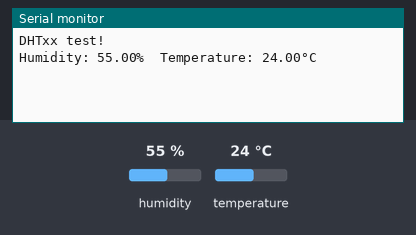
The sketch below on a simulated Arduino Uno, built with avr-gcc and run on an emulated ATmega328P. Parts: the last lines printed to the serial monitor. The inputs (shaded band) are chosen by the test bench; at power-on: humidity 55 %, temperature 24 °C.

Above: at 3.2 s.
3.3 s: humidity set to 22 %
At 4.4 s:
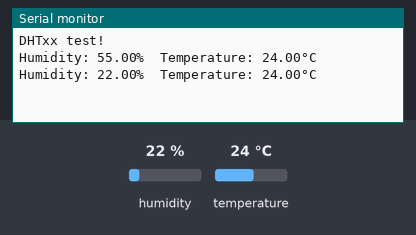
6.0 s: temperature set to 12 °C
At 6.8 s:
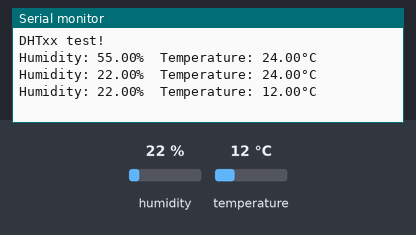
8.7 s: humidity set to 40 %
At 11.6 s:
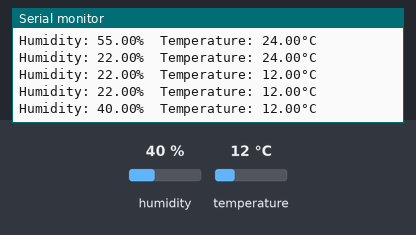
Timing chart, 0 to 13.1 s (numbered marks = the images above; inputs shaded):
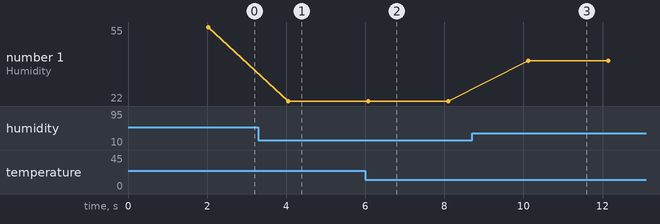

Measured:
- after the input at 3.3 s, the serial monitor: prints a new line after 0.75 s (image 1)
- after the input at 6.0 s, the serial monitor: prints a new line after 0.07 s (image 2)
- after the input at 8.7 s, the serial monitor: prints a new line after 1.4 s (image 3)
- plotted number 1: 55 → 22 after the input at 3.3 s, 22 → 40 after the input at 8.7 s

The sketch:

SensorDHT11_code.ino
```cpp
#include "DHT.h"
#define DHTPIN 8                       // Digital pin connected to the DHT sensor
#define DHTTYPE DHT11                  // DHT 11
DHT dht(DHTPIN, DHTTYPE);

void setup(){
  Serial.begin(9600); //INICIALIZA A SERIAL
    // Teste DHT11
  Serial.println(F("DHTxx test!"));
  dht.begin();

  delay(2000); //INTERVALO DE 2 SEGUNDO ANTES DE INICIAR
}

void loop(){
  float h = dht.readHumidity();
  // Read temperature as Celsius (the default)
  float t = dht.readTemperature();

  Serial.println();
  Serial.print(F("Humidity: "));
  Serial.print(h);
  Serial.print(F("%  Temperature: "));
  Serial.print(t);
  Serial.println(F("°C "));
  delay(2000); //INTERVALO DE 2 SEGUNDOS * NÃO DIMINUIR ESSE VALOR
}
```
